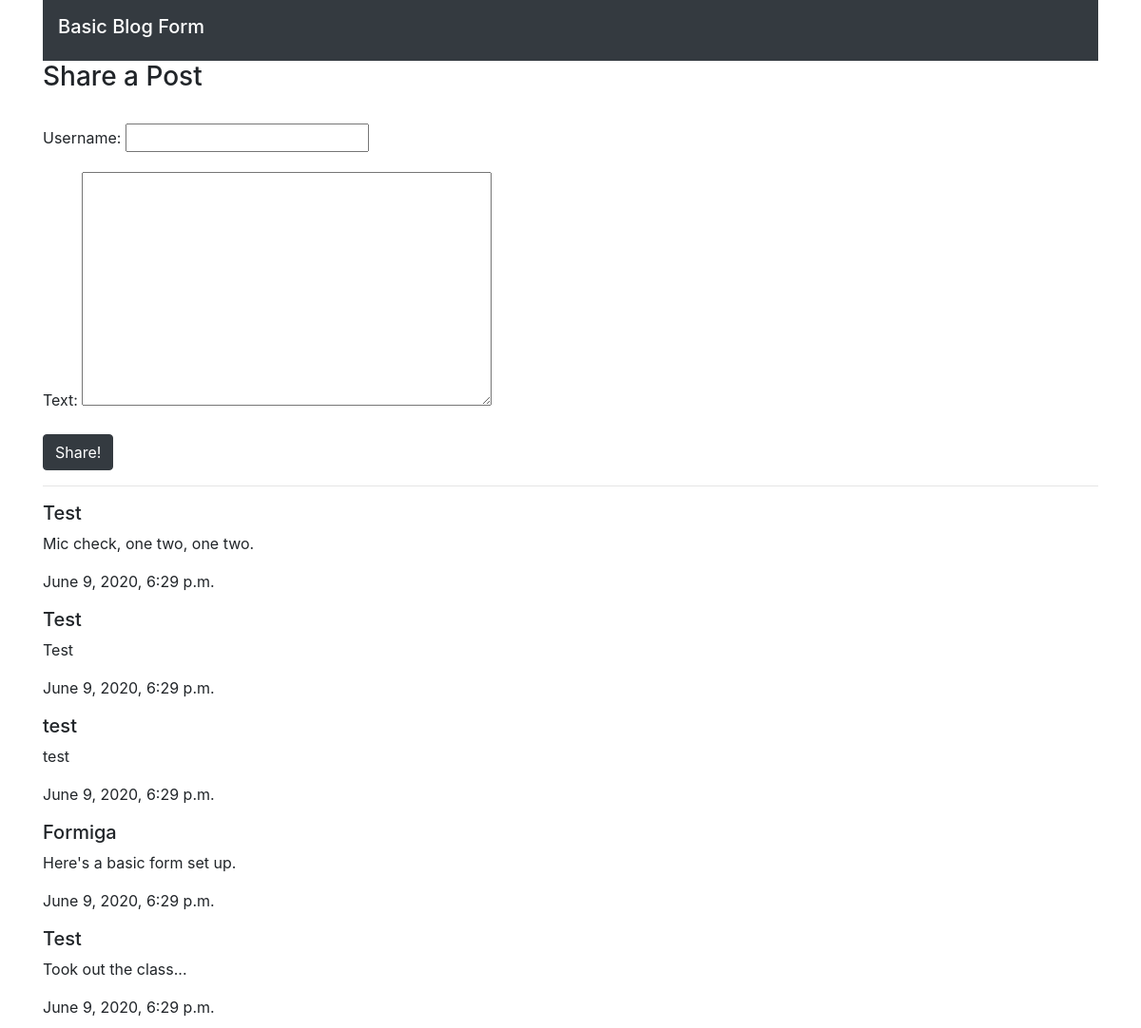
Before: / (upper part) with the older database file.
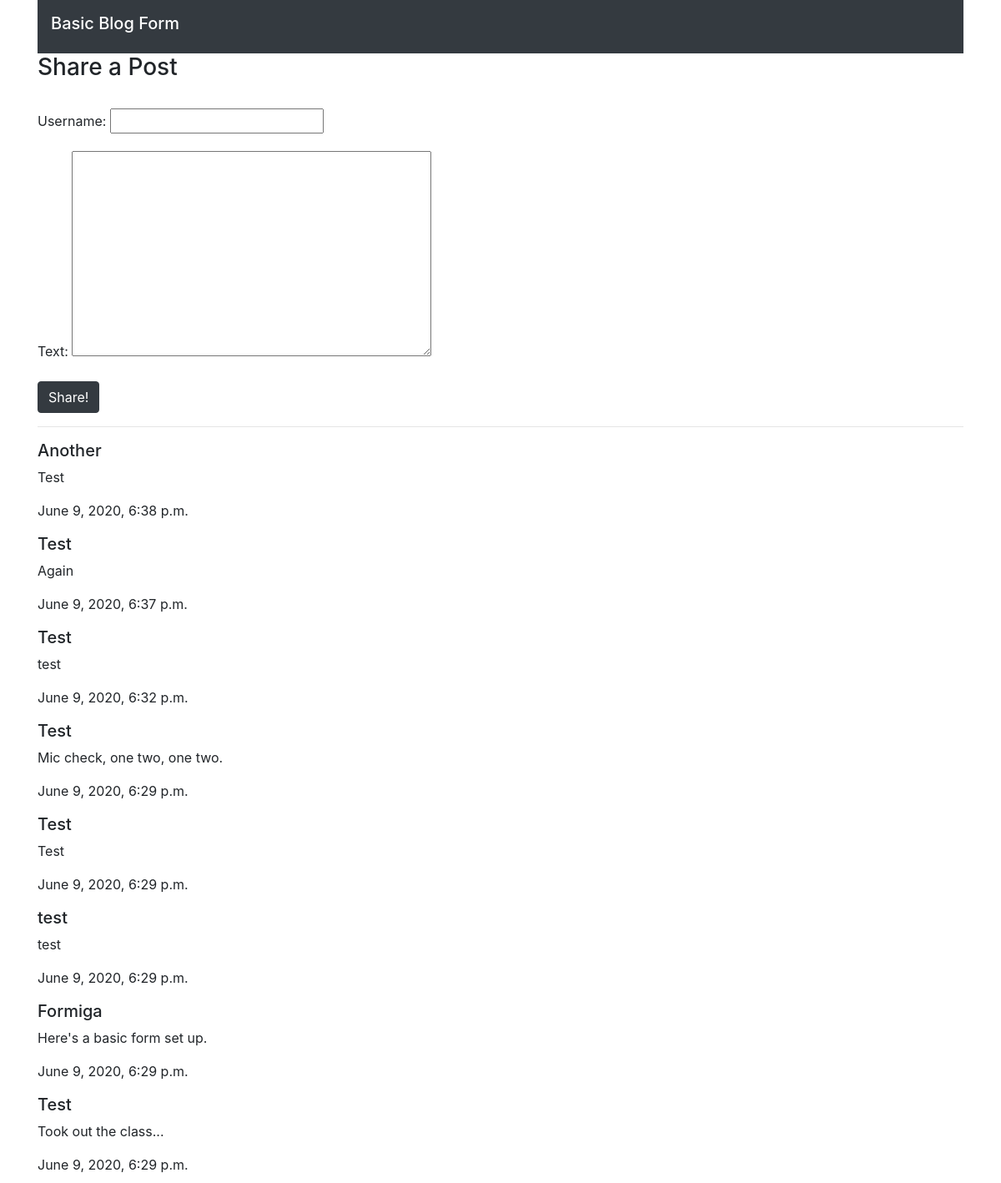
After: the same page with the newer database file.
### blog/models.py (models this page shows)
class BlogPost(models.Model):
    username = models.CharField(max_length=127)
    text = models.TextField()
    created = models.DateTimeField(auto_now_add=True)

### blog/views.py (the view)
# urls.py: path('', views.homepage_form, name='homepage'),
def homepage_form(request):
    print("---Viewed Homepage---")
    posts = BlogPost.objects.order_by('-created')
    if request.method == 'POST':
        form = PostBlog(request.POST)
        if form.is_valid():
            username = form.cleaned_data['username']
            text = form.cleaned_data['text']
            BlogPost.objects.create(
                username=username,
                text=text,
            )
            return redirect('/')
    else:
        form = PostBlog()
    context = {
        'posts': posts,
        'form': form,
    }
    return render(request, 'homepage_form.html', context)

### blog/views.py
class PostBlog(forms.Form):
    print("---Used PostBlog---")
    username = forms.CharField(max_length=100)
    text = forms.CharField(widget=forms.Textarea)

### blog/templates/homepage_form.html (shortened to what this page needs)
<!DOCTYPE html>
<html lang="en">
    <head>
        <link
            rel="stylesheet"
            href="https://stackpath.bootstrapcdn.com/bootstrap/4.3.1/css/bootstrap.min.css"
        >
    </head>
    <main role="main" class="container">
        <nav class="navbar navbar-expand-md navbar-dark bg-dark sticky-top">
            <h1 class="navbar-brand">Basic Blog Form</h1>
        </nav>
        <h3>Share a Post</h3>
        <br>
        <div class="form-group">
            <form class="AddPost" method="POST">
                {{ form.as_p }}
                <div class="form-group">
                    <button
                        type="submit" id="submit" class="btn btn-dark" value="submit">
                            Share!
                    </button>
                </div>
            </form>
        </div>
        <hr />
        <div>
            {% for post in posts %}
                <h5>{{ post.username }}</h5>
                <p>{{ post.text }}</p>
                <p>{{ post.created }}</p>
            {% endfor %}
        </div>
    </main>
</html>

Changed rows visible on the page:
added BlogPost: username "Another", text "Test", created "June 9, 2020, 6:38 p.m."
added BlogPost: username "Test", text "Again", created "June 9, 2020, 6:37 p.m."
added BlogPost: username "Test", text "test", created "June 9, 2020, 6:32 p.m."
